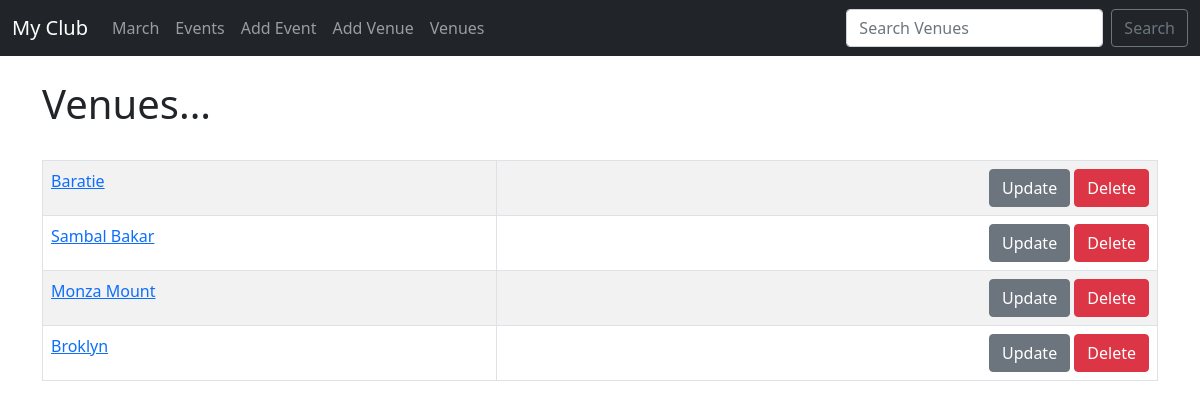
Before: /list_venues with the older database file.
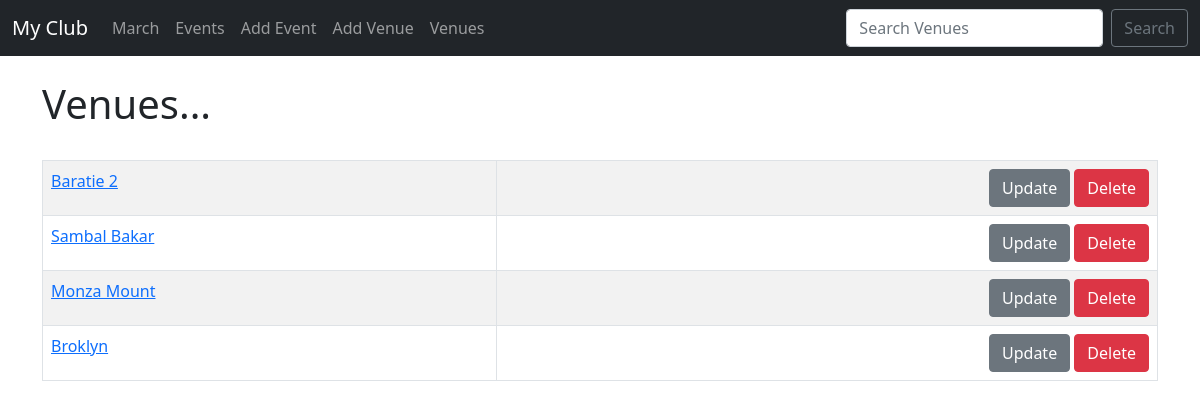
After: the same page with the newer database file.
### events/models.py (models this page shows)
class Venue(models.Model):
    name = models.CharField('Venue Name', max_length=120)
    address = models.CharField(max_length=300)
    zip_code = models.CharField('Zip Code', max_length=12)
    phone = models.CharField('Contact Phone', max_length=20, blank=True)
    web = models.URLField('Website Address', blank=True)
    email_address = models.EmailField('Email Address', blank=True)
    def __str__(self):
        return self.name

### events/views.py (the view)
# urls.py: path('list_venues', views.list_venues, name='list-venues'),
def list_venues(request):
    venue_list = Venue.objects.all()
    return render(request, 'events/venue_list.html',
                    {'venue_list': venue_list})

### templates/events/venue_list.html
{% extends 'events/base.html' %}
{% block content %}
<h1>Venues...</h1>
<br>
<table class="table table-hover table-striped table-bordered">
    {% for venue in venue_list %}
    <tr>
        <td>
            <a href="{% url 'show-venue' venue.id %}">{{venue}}</a>
            <br>
        </td>
        <td align="right">
            <a href="{% url 'update-venue' venue.id %}" > <button class="btn btn-secondary">Update</button></a>
            <a href="{% url 'delete-venue' venue.id %}" > <button class="btn btn-danger">Delete</button></a>
        </td>
    </tr>
    {% endfor %}
</table>
{% endblock %}

Changed rows visible on the page:
changed Venue: name "Baratie" → "Baratie 2"
